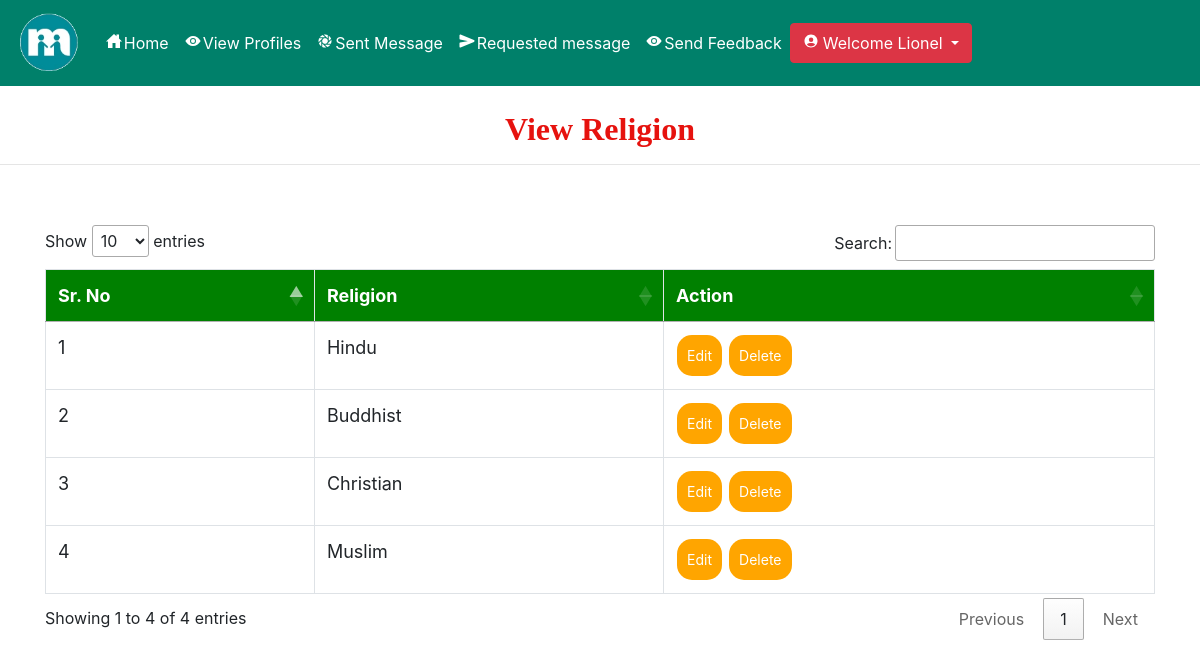
The page /view_religion (signed in) on the database its author committed.
### wedding/models.py (models this page shows, shortened)
class Religion(models.Model):
    religion = models.CharField(max_length=50,null=True)

### wedding/views.py (the view)
# urls.py: path('view_religion',View_Caste,name="view_religion"),
def View_Caste(request):
    if not request.user.is_authenticated:
        return redirect('login_admin')
    religion = Religion.objects.all()
    d = {'religion':religion}
    return render(request,'view_religion.html',d)

### wedding/templates/view_religion.html (shortened to what this page needs)
{% extends 'navigation.html' %}
{% block body %}
<center><h2 style = "font-family : 'Monotype Corsiva' ; color : #E6120E ; font-weight : bold;margin-top:2%">View Religion</h2></center><hr>
 <div class="container">
<table class="table table-bordered" id="myTable">
  <thead>
  <tr>
    <th>Sr. No</th>
    <th>Religion</th>
    <th>Action</th>
  </tr>
  </thead>
   <tbody>
{% for i in religion %}
  <tr>
      <td>{{forloop.counter}}</td>
    <td>{{i.religion}}</td>
    <td><a href="{% url 'edit_religion' i.id %}"><button class="button button1" id="#delete">Edit</button></a>
     <a href="{% url 'delete_religion' i.id %}"><button class="button button1" onclick="return confirm('Are you sure?')">Delete</button></a></td>
  </tr>
   {% endfor %}
    </tbody>
</table>
 </div>
{% endblock %}

### wedding/templates/navigation.html (shortened to what this page needs)
<!DOCTYPE html>
<html lang="en">
<head>
    {% load static %}
     <link rel="stylesheet" href="https://maxcdn.bootstrapcdn.com/bootstrap/4.0.0/css/bootstrap.min.css">
  <link rel = stylesheet href = "//cdn.datatables.net/1.10.19/css/jquery.dataTables.min.css">
<link rel="stylesheet" href="https://cdnjs.cloudflare.com/ajax/libs/font-awesome/4.7.0/css/font-awesome.min.css">
</head>
<body style="background-color:white">
{% url 'admin_home' as admin_home %}
{% url 'requested_user' as requested_user %}
{% url 'view_user' as requested_user %}
<nav class="navbar navbar-expand-sm" style="background-color:#00806a">
  <a class="navbar-brand" href="#" style="color:lime"><img src="/static/logo.png" height="60"/></a>
  <ul class="navbar-nav">
    {% if request.user.username %}
    {% if not request.user.is_staff %}
    <li class="nav-item">
      <a class="nav-link" href="{% url 'home' %}" style="color:white"><ion-icon style="margin-right:2px" name="home-sharp"></ion-icon>Home</a>
    </li>
    <li class="nav-item">
      <a class="nav-link" href="{% url 'view_customer' %}" style="color:white"><ion-icon style="margin-right:2px" name="eye"></ion-icon>View Profiles</a>
    </li>
    <li class="nav-item">
      <a class="nav-link" href="{% url 'sent_message' %}" style="color:white"><ion-icon style="margin-right:2px" name="aperture"></ion-icon>Sent Message</a>
    </li>
    <li class="nav-item">
      <a class="nav-link" href="{% url 'view_request_message' %}" style="color:white"><ion-icon style="margin-right:2px" name="send"></ion-icon>Requested message</a>
    </li>
    <li class="nav-item">
      <a class="nav-link" href="{% url 'send_feedback' request.user.id %}" style="color:white"><ion-icon style="margin-right:2px" name="eye"></ion-icon>Send Feedback</a>
    </li>
    {% endif %}
    {% endif %}
    {% if request.user.is_authenticated %}
      <div class="btn-group">
  <button type="button" class="btn btn-danger dropdown-toggle" data-toggle="dropdown" aria-haspopup="true" aria-expanded="false">
    <ion-icon style="margin-right:4px;color:white" name="person-circle-sharp"></ion-icon>Welcome {{request.user.username}}
  </button>
</div>
        {% else %}
    <li class="nav-item">
      <a class="nav-link" href="{% url 'login_user' %}" style="color:white;text-align:right"><ion-icon style="margin-right:2px" name="log-in-sharp"></ion-icon>Login</a>
    </li>
    {% endif %}
    </ul>
</nav>
{% block body %}
{% endblock %}
</body></html>

### wedding/templates/navigation.html (style rules this page uses)
* { box-sizing: border-box; }
#myTable { border-collapse: collapse; width: 100%; border: 1px solid #ddd; font-size: 18px; }
#myTable th { text-align: left; padding: 12px; background-color: green; color: white; }
#myTable td { text-align: left; padding: 12px; background-color: white; }
#myTable tr { border-bottom: 1px solid #ddd; }
.button { background-color: orange; border: none; color: white; padding: 10px; text-align: center; text-decoration: none; display: inline-block; font-size: 14px; margin: 1px 1px; cursor: pointer; }
.button1 { border-radius: 15px; }

### rows shown on the page
Religion: religion "Hindu"
Religion: religion "Buddhist"
Religion: religion "Christian"
Religion: religion "Muslim"

### other values the page prints
{{ request.user.username }} "Lionel"
